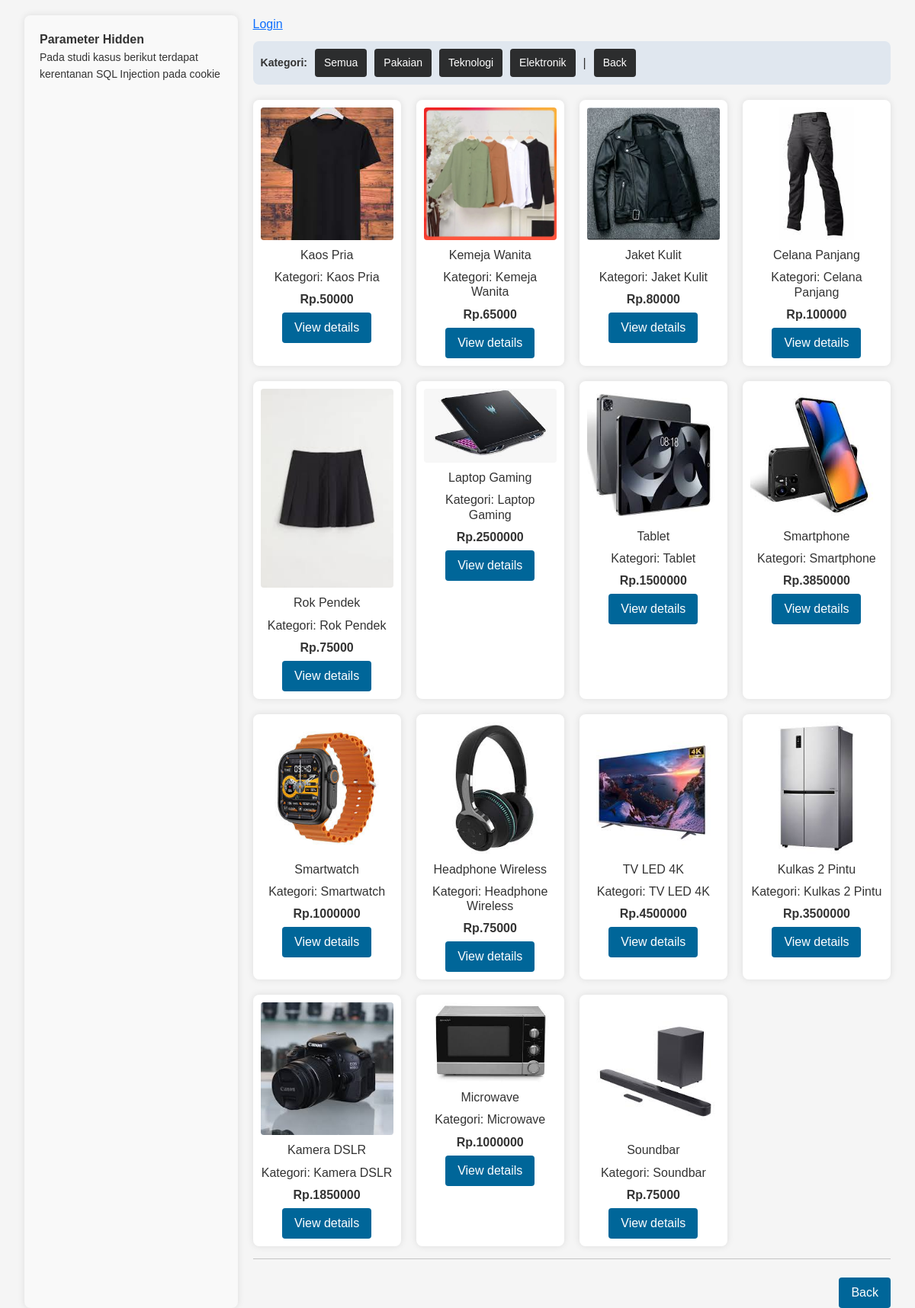
The app's page /sql-injection/lab-2/index.php with its own data.
### tables this page shows
CREATE TABLE `products` (
  `id` int NOT NULL AUTO_INCREMENT,
  `name` varchar(255) NOT NULL,
  `product_category_id` int DEFAULT NULL,
  `price` int NOT NULL DEFAULT '0',
  `thumbnail` varchar(255) DEFAULT NULL,
  `is_publish` tinyint(1) DEFAULT '1',
  `created_at` timestamp NULL DEFAULT CURRENT_TIMESTAMP,
  PRIMARY KEY (`id`),
  KEY `product_category_id` (`product_category_id`),
  CONSTRAINT `products_ibfk_1` FOREIGN KEY (`product_category_id`) REFERENCES `product_categories` (`id`)
);

### sql-injection/lab-2/getProductWithCookie.php (called while the page is built, shortened)
<?php
include '../../connection.php';
$isLogin = false;
$category = @$_GET['category'];
if ($category == null) {
    $sql = "SELECT p.id, p.name, p.price, p.thumbnail, pc.category_name
        FROM products p
        JOIN product_categories pc ON pc.id = p.product_category_id
        WHERE p.is_publish = true";
} else {
    $sql = "SELECT p.id, p.name, p.price, p.thumbnail, pc.category_name
        FROM products p
        JOIN product_categories pc ON pc.id = p.product_category_id
        WHERE pc.category_name = '$category' and p.is_publish = true";
}
$result = $conn->query($sql);

### connection.php (called while the page is built, shortened)
<?php
$host  = 'http://localhost:8003';

### sql-injection/lab-2/index.php (the view, shortened to what this page needs)
<?php include 'getProductWithCookie.php'; ?>
<!DOCTYPE html>
<html lang="en">
<head>
    <link rel="stylesheet" href="../../assets/css/bootstrap.min.css" rel="stylesheet" type="text/css">
    <link rel="stylesheet" href="../../assets/css/style.css" rel="stylesheet" type="text/css">
</head>
<body>
    <div class="container">
        <aside class="sidebar">
            <b>Parameter Hidden</b>
            <p>Pada studi kasus berikut terdapat kerentanan SQL Injection pada cookie</p>
        </aside>
        <div class="main-content">
            <div>
                <?php
                if ($isLogin == true) {
                    echo "Welcome Back " . $username;
                } else {
                    echo "<a href='#'>Login</a>";
                }
                ?>
            </div>
            <div class="filter mt-10">
                <span>Kategori:</span>
                <a href="<?php echo $host . '/sql-injection/lab-2'; ?>">
                    <button>Semua</button>
                </a>
                <a href="?category=pakaian">
                    <button>Pakaian</button>
                </a>
                <a href="?category=teknologi">
                    <button>Teknologi</button>
                </a>
                <a href="?category=elektronik">
                    <button>Elektronik</button>
                </a>
                |
                <a href="<?php echo $host; ?>/sql-injection">
                    <button>Back</button>
                </a>
            </div>
            <div class="product-grid">
                <?php
                if ($result->num_rows > 0) {
                    while ($row = $result->fetch_assoc()) { ?>
                        <div class="product">
                            <img src="<?php echo $host . '/assets/gallery/lab-1/' . $row['thumbnail']; ?>">
                            <h4><?php echo $row['name']; ?> </h4>
                            <h6>Kategori: <?php echo $row['name']; ?> </h6>
                            <p class="price">Rp.<?php echo $row['price']; ?></p>
                            <button>View details</button>
                        </div>
                <?php }
                } else {
                    echo "Tidak ada produk yang ditemukan.";
                }
                ?>
            </div>
            <hr>
            <div class="right mt-2">
                <?php
                echo '<a href="' . $host . '/sql-injection"><button class="button-primary" >Back</button></a>';
                ?>
            </div>
        </div>
    </div>
</body>
</html>

### assets/css/style.css (style rules this page uses)
* { margin: 0; padding: 0; box-sizing: border-box; font-family: Arial, sans-serif; }
body { background-color: #f5f5f5; color: #333; display: flex; justify-content: center; align-items: flex-start; height: 100vh; padding: 20px; }
.container { display: flex; max-width: 1200px; width: 100%; }
.sidebar { width: 25%; background-color: #f9f9f9; padding: 20px; border-radius: 8px; box-shadow: 0px 0px 10px rgba(0, 0, 0, 0.1); }
.sidebar p { font-size: 14px; line-height: 1.6; }
.main-content { width: 75%; margin-left: 20px; }
.filter { background-color: #e0e7ef; padding: 10px; border-radius: 8px; display: flex; gap: 10px; margin-bottom: 20px; align-items: center; }
.filter span { font-size: 14px; font-weight: bold; }
.filter button { background-color: #2c2d2e; border: none; padding: 8px 12px; border-radius: 4px; cursor: pointer; font-size: 14px; }
.product-grid { display: grid; grid-template-columns: repeat(4, 1fr); gap: 20px; }
.product { background-color: white; border-radius: 8px; box-shadow: 0px 0px 10px rgba(0, 0, 0, 0.1); text-align: center; padding: 10px; }
.product img { width: 100%; height: auto; border-radius: 4px; }
.product h4 { font-size: 16px; margin: 10px 0; }
.price { font-size: 16px; font-weight: bold; color: #333; margin: 5px 0; }
button { background-color: #006699; color: white; border: none; padding: 8px 16px; border-radius: 4px; cursor: pointer; }
.right { float:right; }
.mt-10 { margin-top: 10px; }

### records on screen
products: thumbnail (picture), name "Kaos Pria", price "50000"
products: thumbnail (picture), name "Kemeja Wanita", price "65000"
products: thumbnail (picture), name "Jaket Kulit", price "80000"
products: thumbnail (picture), name "Celana Panjang", price "100000"
products: thumbnail (picture), name "Rok Pendek", price "75000"
products: thumbnail (picture), name "Laptop Gaming", price "2500000"
products: thumbnail (picture), name "Tablet", price "1500000"
products: thumbnail (picture), name "Smartphone", price "3850000"
products: thumbnail (picture), name "Smartwatch", price "1000000"
products: thumbnail (picture), name "Headphone Wireless", price "75000"
products: thumbnail (picture), name "TV LED 4K", price "4500000"
products: thumbnail (picture), name "Kulkas 2 Pintu", price "3500000"
products: thumbnail (picture), name "Kamera DSLR", price "1850000"
products: thumbnail (picture), name "Microwave", price "1000000"
products: thumbnail (picture), name "Soundbar", price "75000"
